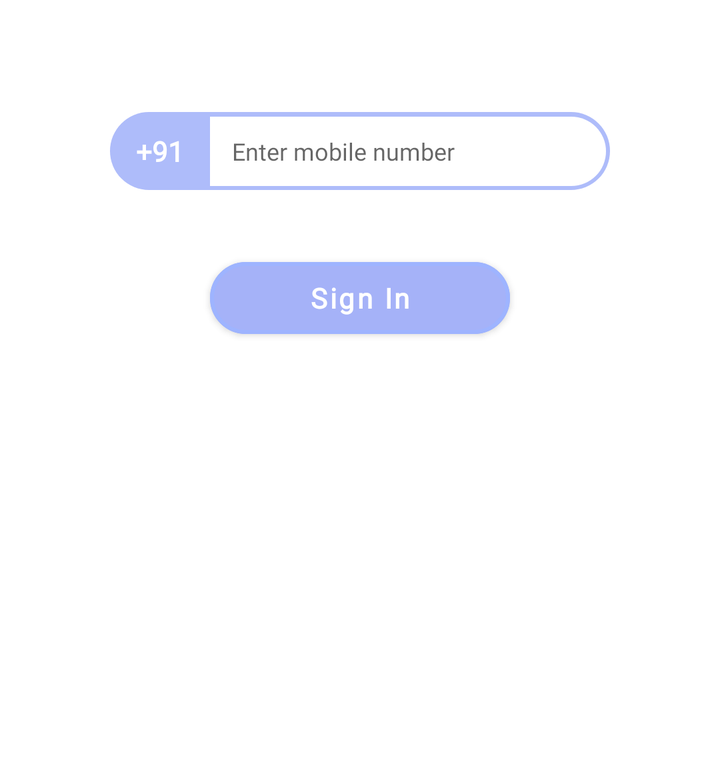
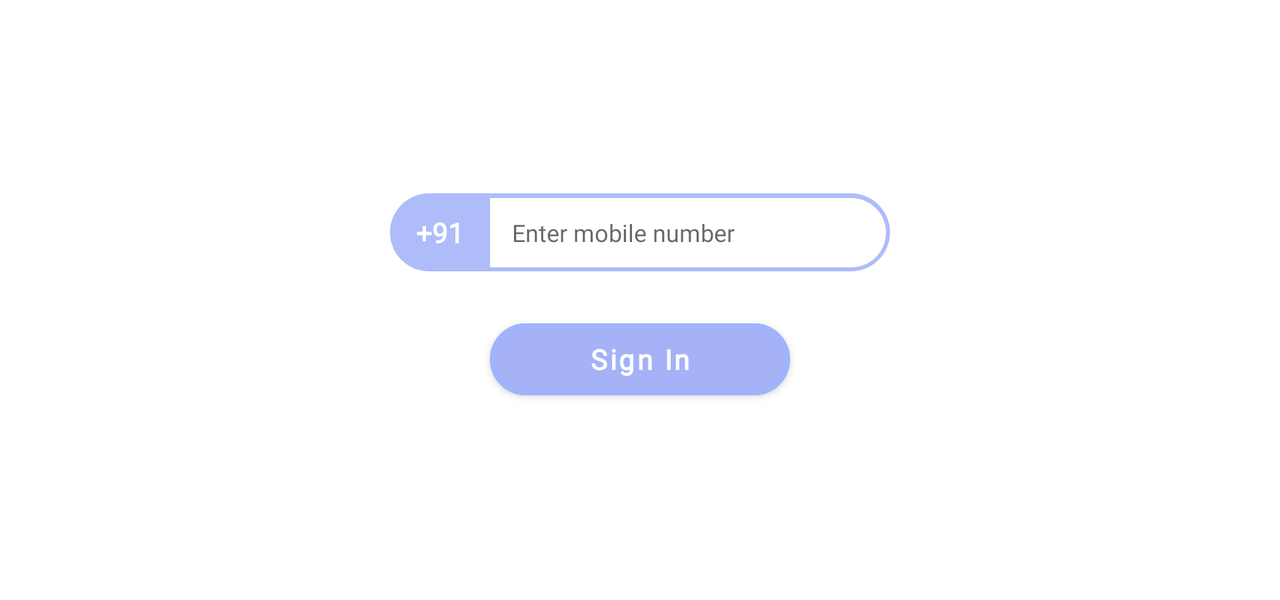

Compare how this app lays out the same screen by default and in its alternative resource folder. The renders come first, then the two layout files and the values they reference.
<!-- AndroidManifest.xml: application theme Theme.GroceryShoppingApplication -->
<!-- res/layout/fragment_sign_in.xml -->
<?xml version="1.0" encoding="utf-8"?>
<androidx.constraintlayout.widget.ConstraintLayout xmlns:android="http://schemas.android.com/apk/res/android"
        xmlns:app="http://schemas.android.com/apk/res-auto"
        xmlns:tools="http://schemas.android.com/tools"
        android:layout_width="match_parent"
        android:layout_height="389dp"

        android:background="@drawable/signin_pg_bg_shape"
        android:backgroundTint="@color/surface_color"
        tools:context=".MainActivity">

    <LinearLayout
            android:layout_width="wrap_content"
            android:layout_height="wrap_content"
            android:layout_marginTop="10dp"
            app:layout_constraintEnd_toEndOf="parent"
            app:layout_constraintStart_toStartOf="parent"
            app:layout_constraintTop_toBottomOf="@+id/signInButton2"
            android:visibility="gone"
            android:id="@+id/invisible_signUp_layout">

        <com.google.android.material.textview.MaterialTextView
                android:id="@+id/invisible_signUpButton"
                android:layout_width="wrap_content"
                android:layout_height="wrap_content"
                android:text="Sign up"
                android:layout_marginEnd="3dp"
                android:textColor="@color/primary_accent_textColor"
                android:textStyle="bold"
                android:layout_gravity="bottom"

                android:textAllCaps="false"
              />

        <com.google.android.material.textview.MaterialTextView
                android:id="@+id/instead_tv"
                android:layout_width="wrap_content"
                android:layout_height="wrap_content"
                android:gravity="center"
                android:text="instead"

                app:layout_constraintBaseline_toBaselineOf="@+id/signUpButton2" />
    </LinearLayout>

    <com.google.android.material.button.MaterialButton
            android:id="@+id/signInButton2"
            android:layout_width="150dp"
            android:layout_height="wrap_content"
            style="@style/blueButtonTheme"
            android:text="Sign In"
            android:layout_marginTop="30dp"
            android:fontFamily="@font/cabin"
            android:textStyle="bold"
            android:textAllCaps="false"
            android:textColor="@color/textInverseBW"
            app:cornerRadius="30dp"
            app:strokeColor="#9EB4FF"
            app:strokeWidth="2dp"
            app:layout_constraintStart_toStartOf="@+id/country_code"
            app:layout_constraintEnd_toEndOf="@+id/mobile_number_input_field"
            app:layout_constraintTop_toBottomOf="@+id/mobile_number_input_field" />

    <com.google.android.material.textfield.TextInputEditText
            android:id="@+id/mobile_number_input_field"
            android:layout_width="200dp"
            android:layout_height="39dp"
            android:background="@drawable/mobile_input_text_bg1"
            android:digits="1234567890"
            android:paddingStart="11dp"

            android:hint="Enter mobile number"
            android:fontFamily="@font/montserrat_alternates"
            android:inputType="phone"
            android:maxLength="10"
            android:textSize="12dp"
            app:layout_constraintEnd_toEndOf="parent"
            app:layout_constraintStart_toEndOf="@+id/country_code"
            app:layout_constraintHorizontal_bias="0.5"
            app:layout_constraintTop_toTopOf="parent"
            app:layout_constraintVertical_chainStyle="packed"
            android:layout_marginTop="56dp" />

    <TextView
            android:id="@+id/country_code"
            android:layout_width="50dp"
            android:layout_height="39dp"
            android:background="@drawable/mobile_country_code_bg"
            android:gravity="center"
            android:text="+91"
            android:textStyle="bold"

            android:textColor="@color/textInverseBW"
            app:layout_constraintEnd_toStartOf="@+id/mobile_number_input_field"
            app:layout_constraintStart_toStartOf="parent"
            app:layout_constraintHorizontal_bias="0.5"
            app:layout_constraintHorizontal_chainStyle="packed"
            app:layout_constraintTop_toTopOf="@+id/mobile_number_input_field"
            app:layout_constraintBottom_toBottomOf="@+id/mobile_number_input_field" />


</androidx.constraintlayout.widget.ConstraintLayout>
<!-- resources referenced by this layout -->
<resources>
  <color name="primary_accent_textColor">#8E9BEF</color>
  <color name="surface_color">#FFFFFFFF</color>
  <color name="textInverseBW">@color/white</color>
  <!-- drawable mobile_country_code_bg (drawable) -->
  <?xml version="1.0" encoding="utf-8"?>
  <shape xmlns:android="http://schemas.android.com/apk/res/android"
      android:shape="rectangle" >
  
  
      <solid android:color="#AEBCFA"/>
  
      <corners
          android:topLeftRadius="30dp"
          android:bottomLeftRadius="30dp">
      </corners>
  
  
  </shape>
  <!-- drawable signin_pg_bg_shape (drawable) -->
  <?xml version="1.0" encoding="utf-8"?>
  <shape xmlns:android="http://schemas.android.com/apk/res/android"
      android:shape="rectangle">
  
  
  
      <corners
          android:topLeftRadius="260dp"
          android:topRightRadius="40dp"
         >
      </corners>
  </shape>
  <style name="blueButtonTheme" parent="@style/Widget.MaterialComponents.Button">
          <item name="backgroundTint">@color/buttonColorBlueLight</item>
          <item name="rippleColor"> @color/buttonRippleColorBlueLight</item>
      </style>
  <color name="white">#FFFFFFFF</color>
  <color name="buttonColorBlueLight">#A5B2F8</color>
  <color name="buttonRippleColorBlueLight">#4E518E</color>
  <color name="app_primaryColor">#AEB2FF</color>
  <color name="teal_700">#FF018786</color>
  <color name="black">#FF000000</color>
  <color name="error_color">#FA7AAD</color>
  <color name="primary_color">#868CFC</color>
  <style name="TextAppearance.App.Subtitle1" parent="TextAppearance.MaterialComponents.Subtitle1">
          <item name="fontFamily">@font/cabin</item>
          <item name="android:fontFamily">@font/cabin</item>
          <item name="android:textSize">14sp</item>
      </style>
  <style name="TextAppearance.App.Caption" parent="TextAppearance.MaterialComponents.Caption">
          <item name="fontFamily">@font/cabin</item>
          <item name="android:fontFamily">@font/cabin</item>
          <item name="android:textSize">12sp</item>
      </style>
  <style name="ShapeAppearance.App.SmallComponent" parent="ShapeAppearance.MaterialComponents.SmallComponent">
          <item name="cornerFamily">rounded</item>
          <item name="cornerSize">8dp</item>
      </style>
  <style name="Widget.App.Toolbar" parent="Widget.MaterialComponents.Toolbar.Primary">
          <item name="materialThemeOverlay">@style/ThemeOverlay.App.Toolbar</item>
          <item name="titleTextAppearance">@style/TextAppearance.Headline6</item>
          <item name="subtitleTextAppearance">@style/TextAppearance.App.Subtitle1</item>
      </style>
  <style name="Widget.App.Snackbar" parent="Widget.MaterialComponents.Snackbar">
          <item name="materialThemeOverlay">@style/ThemeOverlay.App.Snackbar</item>
          <item name="actionTextColorAlpha">1</item>
      </style>
  <style name="Widget.App.SnackbarButton" parent="Widget.MaterialComponents.Button.TextButton.Snackbar">
          <item name="android:textColor">@color/white</item>
      </style>
  <style name="ThemeOverlay.App.Toolbar" parent="">
          <item name="colorPrimary">@color/app_primaryColor</item>
          <item name="colorPrimaryVariant">@color/primary_color</item>
          <item name="colorOnPrimary">@color/surface_color</item>
      </style>
  <style name="TextAppearance.Headline6" parent="TextAppearance.MaterialComponents.Headline6">
          <item name="fontFamily">@font/poppins_semibold</item>
          <item name="android:fontFamily">@font/poppins_semibold</item>
  
      </style>
  <style name="ThemeOverlay.App.Snackbar" parent="">
          <item name="colorPrimary">@color/fabColor</item>
          <item name="colorOnSurface">@color/error_color</item>
      </style>
  <color name="fabColor">#7584e7</color>
  <!-- some entries are left out for length -->
</resources>
<!-- res/layout-land/fragment_sign_in.xml (the repository's variant of the layout above) -->
<!-- drawn on the phone turned sideways -->
<?xml version="1.0" encoding="utf-8"?>
<androidx.constraintlayout.widget.ConstraintLayout xmlns:android="http://schemas.android.com/apk/res/android"
        xmlns:app="http://schemas.android.com/apk/res-auto"
        xmlns:tools="http://schemas.android.com/tools"
        android:layout_width="match_parent"
        android:layout_height="300dp"
        android:background="@drawable/launching_page_bg"
        tools:context=".MainActivity">

    <LinearLayout
            android:layout_width="wrap_content"
            android:layout_height="wrap_content"
            android:layout_marginTop="10dp"
            app:layout_constraintEnd_toEndOf="parent"
            app:layout_constraintStart_toStartOf="parent"
            app:layout_constraintTop_toBottomOf="@+id/signInButton2"
            android:visibility="gone"
            android:id="@+id/invisible_signUp_layout">

        <com.google.android.material.textview.MaterialTextView
                android:id="@+id/invisible_signUpButton"
                android:layout_width="wrap_content"
                android:layout_height="wrap_content"
                android:text="Sign up"
                android:layout_marginEnd="3dp"
                android:textColor="@color/primary_accent_textColor"
                android:textStyle="bold"
                android:layout_gravity="bottom"

                android:textAllCaps="false" />

        <com.google.android.material.textview.MaterialTextView
                android:id="@+id/instead_tv"
                android:layout_width="wrap_content"
                android:layout_height="wrap_content"
                android:gravity="center"
                android:text="instead"

                app:layout_constraintBaseline_toBaselineOf="@+id/signUpButton2" />
    </LinearLayout>

    <com.google.android.material.button.MaterialButton
            android:id="@+id/signInButton2"
            android:layout_width="150dp"
            android:layout_height="wrap_content"
            style="@style/blueButtonTheme"
            android:text="Sign In"
            android:fontFamily="@font/cabin"
            android:textStyle="bold"
            android:layout_marginTop="20dp"
            android:textAllCaps="false"
            android:textColor="@color/textInverseBW"
            app:cornerRadius="30dp"
            app:strokeColor="#9EB4FF"
            app:strokeWidth="2dp"
            app:layout_constraintStart_toStartOf="@+id/country_code"
            app:layout_constraintEnd_toEndOf="@+id/mobile_number_input_field"
            app:layout_constraintBottom_toBottomOf="parent"
            app:layout_constraintTop_toBottomOf="@+id/mobile_number_input_field"
            app:layout_constraintHorizontal_bias="0.5" />

    <com.google.android.material.textfield.TextInputEditText
            android:id="@+id/mobile_number_input_field"
            android:layout_width="200dp"
            android:layout_height="39dp"
            android:background="@drawable/mobile_input_text_bg1"
            android:digits="1234567890"

            android:paddingStart="11dp"
            style="@style/OrderIdFont"
            android:hint="Enter mobile number"
            android:inputType="phone"
            android:maxLength="10"
            android:textSize="12dp"
            app:layout_constraintEnd_toEndOf="parent"
            app:layout_constraintStart_toEndOf="@+id/country_code"
            app:layout_constraintHorizontal_bias="0.5"
            app:layout_constraintTop_toTopOf="parent"
            app:layout_constraintBottom_toTopOf="@+id/signInButton2"
            app:layout_constraintVertical_chainStyle="packed" />

    <TextView
            android:id="@+id/country_code"
            android:layout_width="50dp"
            android:layout_height="39dp"
            android:background="@drawable/mobile_country_code_bg"
            android:gravity="center"
            android:text="+91"
            android:textStyle="bold"

            android:textColor="@color/textInverseBW"
            app:layout_constraintEnd_toStartOf="@+id/mobile_number_input_field"
            app:layout_constraintStart_toStartOf="parent"
            app:layout_constraintHorizontal_bias="0.5"
            app:layout_constraintHorizontal_chainStyle="packed"
            app:layout_constraintTop_toTopOf="@+id/mobile_number_input_field"
            app:layout_constraintBottom_toBottomOf="@+id/mobile_number_input_field" />


</androidx.constraintlayout.widget.ConstraintLayout>
<!-- resources referenced by the variant -->
<!-- as the phone turned sideways resolves them -->
<resources>
  <color name="primary_accent_textColor">#8E9BEF</color>
  <color name="textInverseBW">@color/white</color>
  <!-- drawable launching_page_bg (drawable) -->
  <?xml version="1.0" encoding="utf-8"?>
  <shape xmlns:android="http://schemas.android.com/apk/res/android"
      android:shape="rectangle">
  
      <solid
          android:color="@color/surface_color"/>
  
      <corners
          android:topLeftRadius="320dp"
          android:topRightRadius="100dp">
      </corners>
  </shape>
  <!-- drawable mobile_country_code_bg (drawable) -->
  <?xml version="1.0" encoding="utf-8"?>
  <shape xmlns:android="http://schemas.android.com/apk/res/android"
      android:shape="rectangle" >
  
  
      <solid android:color="#AEBCFA"/>
  
      <corners
          android:topLeftRadius="30dp"
          android:bottomLeftRadius="30dp">
      </corners>
  
  
  </shape>
  <style name="OrderIdFont" parent="Widget.AppCompat.TextView">
          <item name="fontFamily">@font/montserrat_alternates</item>
          <item name="android:fontFamily">@font/montserrat_alternates</item>
      </style>
  <style name="blueButtonTheme" parent="@style/Widget.MaterialComponents.Button">
          <item name="backgroundTint">@color/buttonColorBlueLight</item>
          <item name="rippleColor"> @color/buttonRippleColorBlueLight</item>
      </style>
  <color name="white">#FFFFFFFF</color>
  <color name="surface_color">#FFFFFFFF</color>
  <color name="buttonColorBlueLight">#A5B2F8</color>
  <color name="buttonRippleColorBlueLight">#4E518E</color>
  <color name="app_primaryColor">#AEB2FF</color>
  <color name="teal_700">#FF018786</color>
  <color name="black">#FF000000</color>
  <color name="error_color">#FA7AAD</color>
  <color name="primary_color">#868CFC</color>
  <style name="TextAppearance.App.Subtitle1" parent="TextAppearance.MaterialComponents.Subtitle1">
          <item name="fontFamily">@font/cabin</item>
          <item name="android:fontFamily">@font/cabin</item>
          <item name="android:textSize">14sp</item>
      </style>
  <style name="TextAppearance.App.Caption" parent="TextAppearance.MaterialComponents.Caption">
          <item name="fontFamily">@font/cabin</item>
          <item name="android:fontFamily">@font/cabin</item>
          <item name="android:textSize">12sp</item>
      </style>
  <style name="ShapeAppearance.App.SmallComponent" parent="ShapeAppearance.MaterialComponents.SmallComponent">
          <item name="cornerFamily">rounded</item>
          <item name="cornerSize">8dp</item>
      </style>
  <style name="Widget.App.Toolbar" parent="Widget.MaterialComponents.Toolbar.Primary">
          <item name="materialThemeOverlay">@style/ThemeOverlay.App.Toolbar</item>
          <item name="titleTextAppearance">@style/TextAppearance.Headline6</item>
          <item name="subtitleTextAppearance">@style/TextAppearance.App.Subtitle1</item>
      </style>
  <style name="Widget.App.Snackbar" parent="Widget.MaterialComponents.Snackbar">
          <item name="materialThemeOverlay">@style/ThemeOverlay.App.Snackbar</item>
          <item name="actionTextColorAlpha">1</item>
      </style>
  <style name="Widget.App.SnackbarButton" parent="Widget.MaterialComponents.Button.TextButton.Snackbar">
          <item name="android:textColor">@color/white</item>
      </style>
  <style name="ThemeOverlay.App.Toolbar" parent="">
          <item name="colorPrimary">@color/app_primaryColor</item>
          <item name="colorPrimaryVariant">@color/primary_color</item>
          <item name="colorOnPrimary">@color/surface_color</item>
      </style>
  <style name="TextAppearance.Headline6" parent="TextAppearance.MaterialComponents.Headline6">
          <item name="fontFamily">@font/poppins_semibold</item>
          <item name="android:fontFamily">@font/poppins_semibold</item>
  
      </style>
  <style name="ThemeOverlay.App.Snackbar" parent="">
          <item name="colorPrimary">@color/fabColor</item>
          <item name="colorOnSurface">@color/error_color</item>
      </style>
  <color name="fabColor">#7584e7</color>
  <!-- some entries are left out for length -->
</resources>
